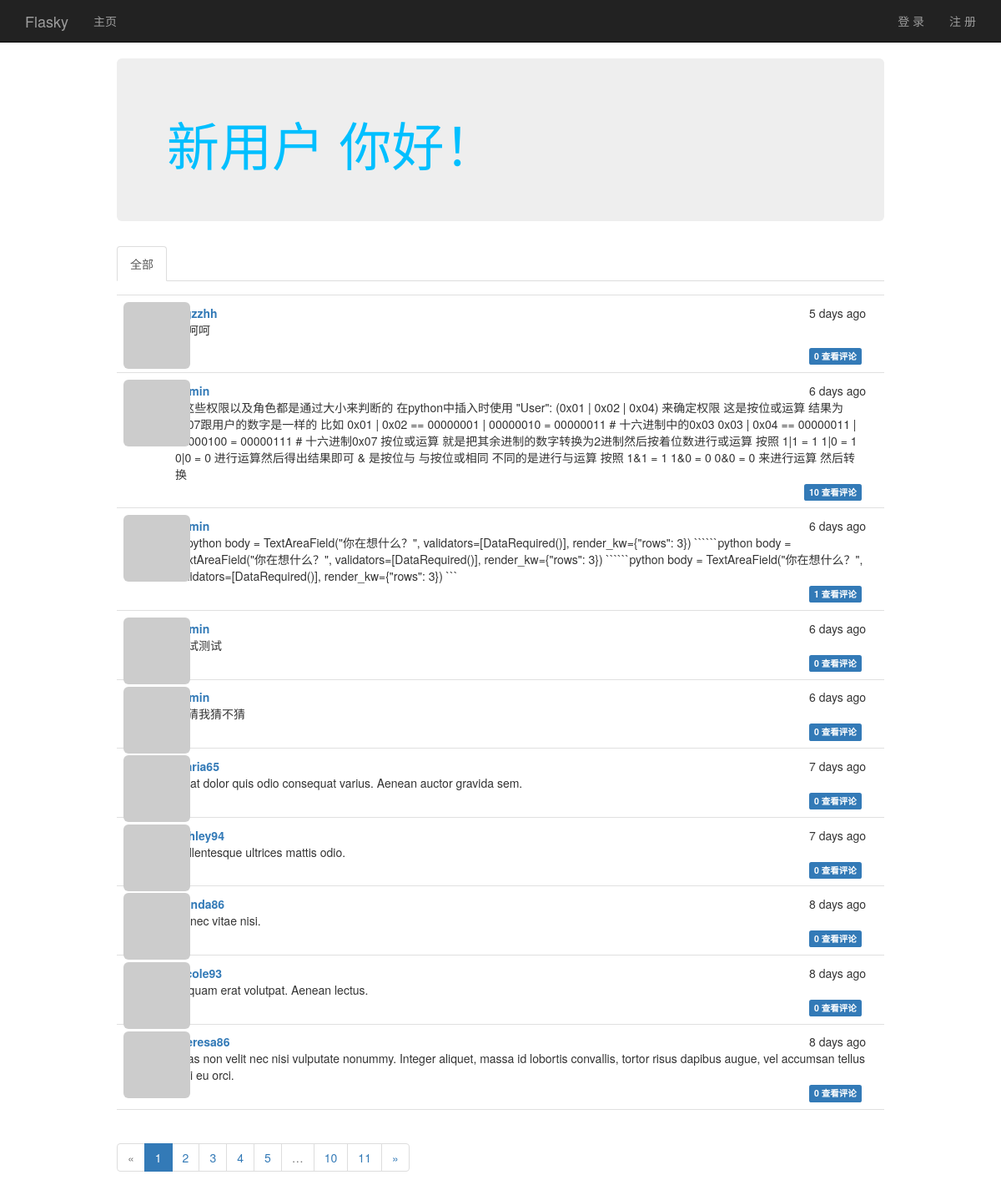
Before: / with the older database file.
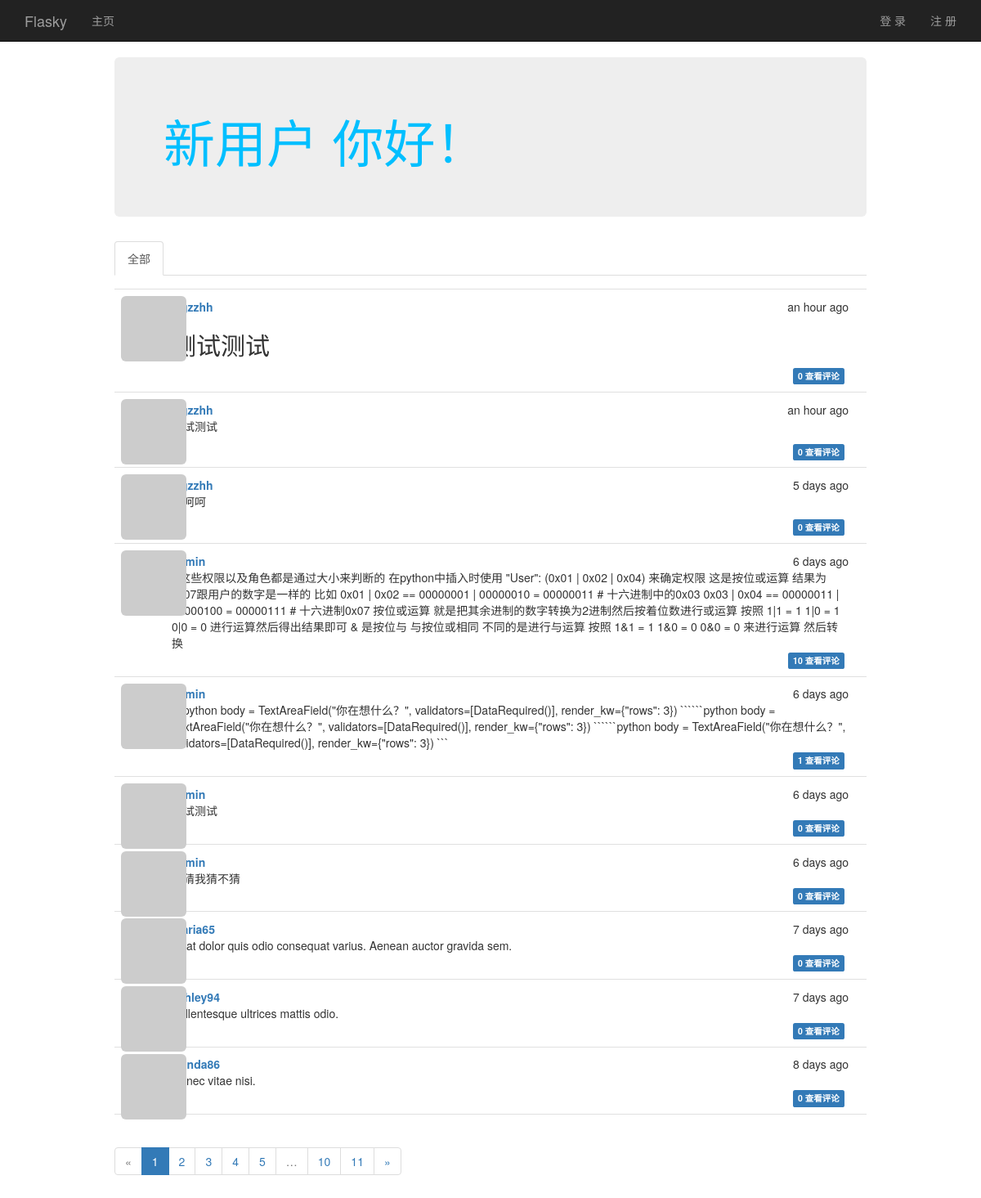
After: the same page with the newer database file.
### app/models.py (models this page shows, shortened)
class Post(db.Model):
    __tablename__ = 'posts'
    id = db.Column(db.Integer, primary_key=True)
    body = db.Column(db.Text)
    timestamp = db.Column(db.DateTime, index=True, default=datetime.utcnow())
    author_id = db.Column(db.Integer, db.ForeignKey('users.id'))
    body_html = db.Column(db.Text)
    comments = db.relationship('Comment', backref='post', lazy='dynamic')

class User(UserMixin, db.Model):
    avatar_hash = db.Column(db.String(32))
    __tablename__ = 'users'
    id = db.Column(db.Integer, primary_key=True)
    email = db.Column(db.String(64), unique=True, index=True)
    username = db.Column(db.String(64), unique=True, index=True)
    role_id = db.Column(db.Integer, db.ForeignKey('roles.id'))
    password_hash = db.Column(db.String(128))
    confirmed = db.Column(db.Boolean, default=False)
    name = db.Column(db.String(64))  # 姓名
    location = db.Column(db.String(64))  # 所在地
    about_me = db.Column(db.Text())  # 自我介绍
    member_since = db.Column(db.DateTime(), default=datetime.utcnow)  # 注册时间
    last_seen = db.Column(db.DateTime(), default=datetime.utcnow)  # 最后登录时间
    posts = db.relationship('Post', backref='author', lazy='dynamic')
    followed = db.relationship('Follow',
                               foreign_keys=[Follow.follower_id],
                               backref=db.backref('follower', lazy='joined'),
                               lazy='dynamic',
                               cascade='all, delete-orphan')
    followers = db.relationship('Follow',
                                foreign_keys=[Follow.followed_id],
                                backref=db.backref('followed', lazy='joined'),
                                lazy='dynamic',
                                cascade='all, delete-orphan')
    comments = db.relationship('Comment', backref='author', lazy='dynamic')
    @property
    def password(self):
        raise AttributeError('密码不是一个可读属性！')
    def gravatar(self, size=100, default='identicon', rating='g'):
        if request.is_secure:  # 如果响应是安全的
            url = 'https://secure.gravatar.com/avatar'
        else:
            url = 'http://www.gravatar.com/avatar'
        my_hash = self.avatar_hash or hashlib.md5(self.email.encode(
            'utf-8')).hexdigest()
        return '{url}/{hash}?s={size}&d={default}&r={rating}'.format(
            url=url, hash=my_hash, size=size, default=default, rating=rating
        )

### app/main/views.py (the view)
@main.route('/', methods=['GET', 'POST'])
def index():
    form = PostForm()
    if current_user.can(Permission.WRITE_ARTICLES) and \
            form.validate_on_submit():
        post = Post(body=form.body.data,
                    author=current_user._get_current_object())
        db.session.add(post)
        return redirect(url_for('.index'))
    page = request.args.get('page', 1, type=int)
    show_followed = False
    if current_user.is_authenticated:
        show_followed = bool(request.cookies.get('show_followed', ''))
    if show_followed:
        query = current_user.followed_posts
    else:
        query = Post.query
    pagination = query.order_by(Post.timestamp.desc()).paginate(
        page, per_page=current_app.config['FLASKY_POSTS_PER_PAGE'],
        error_out=False
    )
    posts = pagination.items
    return render_template("index.html", form=form, posts=posts,
                           show_followed=show_followed, pagination=pagination)

### app/auth/views.py (called while the page is built)
@auth.before_app_request
def before_request():
    if current_user.is_authenticated:
        current_user.ping()
        if not current_user.confirmed \
                and request.endpoint \
                and request.endpoint[:5] != 'auth.' \
                and request.endpoint != 'static':
            return redirect(url_for('auth.unconfirmed'))

### app/main/__init__.py (called while the page is built)
@main.app_context_processor
def inject_permission():
    return dict(Permission=Permission)

### app/models.py (called while the page is built)
    def can(self, permissions):
        return False

    def is_administrator(self):
        return False

### app/templates/index.html (shortened to what this page needs)
{% extends 'base.html' %}
{% import "bootstrap/wtf.html" as wtf %}
{% import "_macros.html" as macros %}
{% block page_content %}
	<div class="col-md-1"></div>
	<div class="col-md-10">
		<div class="jumbotron text-color">
			<h1>
				{% if current_user.is_authenticated %}
					{{ current_user.username }}
				{% else %}
					新用户
				{% endif %}
				你好！
			</h1>
		</div>
		<div class="post-tabs">
			<ul class="nav nav-tabs">
				<li {% if not show_followed %}class="active"{% endif %}>
					<a href="{{ url_for('.show_all') }}">全部</a>
				</li>
			</ul>
			{% include '_posts.html' %}
		</div>
		{% if pagination %}
			<div class="pagination">
				{{ macros.pagination_widget(pagination, '.index') }}
			</div>
		{% endif %}
	</div>
	<div class="col-md-1"></div>
{% endblock %}

### app/templates/_posts.html (shortened to what this page needs)
<ul class="posts">
	{% for post in posts %}
		<li class="post">
			<div class="post-thumbnail">
				<a href="{{ url_for('.user', username=post.author.username) }}">
					<img src="{{ post.author.gravatar(size=40) }}"
							 alt="" class="img-rounded profile-thumbnail"></a>
			</div>
			<div class="post-content">
				<div class="post-date	">{{ moment(post.timestamp).fromNow() }}</div>
				<div class="post-author">
					<a href="{{ url_for('.user', username=post.author.username )}}">
						{{ post.author.username }}</a>
				</div>
				<div class="post-body">
					{% if post.body_html %}
						{{ post.body_html | safe }}
					{% else %}
						{{ post.body }}
					{% endif %}
				</div>
				<div class="post-footer">
					<a href="{{ url_for('.post', id=post.id) }}#comments">
						<span class="label label-primary">
							{{ post.comments.count() }} 查看评论
						</span>
					</a>
				</div>
			</div>
		</li>
	{% endfor %}
</ul>

Changed rows visible on the page:
no longer on this page (row unchanged): Post: timestamp "8 days ago", author.username "nicole93", body "Aliquam erat volutpat. Aenean lectus.", comments.count "0"
no longer on this page (row unchanged): Post: timestamp "8 days ago", author.username "theresa86", body "Cras non velit nec nisi vulputate nonummy. Integer aliquet, massa id lobortis convallis, tortor risus dapibus augue, vel accumsan tellus nisi eu orci.", comments.count "0"
added Post: timestamp "an hour ago", author.username "Ggzzhh", body_html "测试测试", comments.count "0"
added Post: timestamp "an hour ago", author.username "Ggzzhh", body_html "测试测试", comments.count "0"
